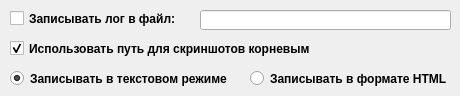
    <widget class="QWidget" name="tab_2">
     <attribute name="title">
      <string>Лог</string>
     </attribute>
     <widget class="QRadioButton" name="RBHTMLtextlog">
      <property name="geometry">
       <rect>
        <x>250</x>
        <y>70</y>
        <width>201</width>
        <height>17</height>
       </rect>
      </property>
      <property name="font">
       <font>
        <weight>75</weight>
        <bold>true</bold>
       </font>
      </property>
      <property name="text">
       <string>Записывать в формате HTML</string>
      </property>
      <attribute name="buttonGroup">
       <string>buttonGroup_2</string>
      </attribute>
     </widget>
     <widget class="QRadioButton" name="RBPlaintextlog">
      <property name="geometry">
       <rect>
        <x>10</x>
        <y>70</y>
        <width>221</width>
        <height>17</height>
       </rect>
      </property>
      <property name="font">
       <font>
        <weight>75</weight>
        <bold>true</bold>
       </font>
      </property>
      <property name="text">
       <string>Записывать в текстовом режиме</string>
      </property>
      <property name="checked">
       <bool>true</bool>
      </property>
      <attribute name="buttonGroup">
       <string>buttonGroup_2</string>
      </attribute>
     </widget>
     <widget class="QLineEdit" name="LELogfilename">
      <property name="geometry">
       <rect>
        <x>200</x>
        <y>10</y>
        <width>251</width>
        <height>20</height>
       </rect>
      </property>
     </widget>
     <widget class="QCheckBox" name="checkBox">
      <property name="geometry">
       <rect>
        <x>10</x>
        <y>10</y>
        <width>171</width>
        <height>17</height>
       </rect>
      </property>
      <property name="font">
       <font>
        <weight>75</weight>
        <bold>true</bold>
       </font>
      </property>
      <property name="text">
       <string>Записывать лог в файл:</string>
      </property>
     </widget>
     <widget class="QCheckBox" name="checkBox_7">
      <property name="geometry">
       <rect>
        <x>10</x>
        <y>40</y>
        <width>441</width>
        <height>17</height>
       </rect>
      </property>
      <property name="font">
       <font>
        <weight>75</weight>
        <bold>true</bold>
       </font>
      </property>
      <property name="text">
       <string>Использовать путь для скриншотов корневым</string>
      </property>
      <property name="checked">
       <bool>true</bool>
      </property>
     </widget>
    </widget>
